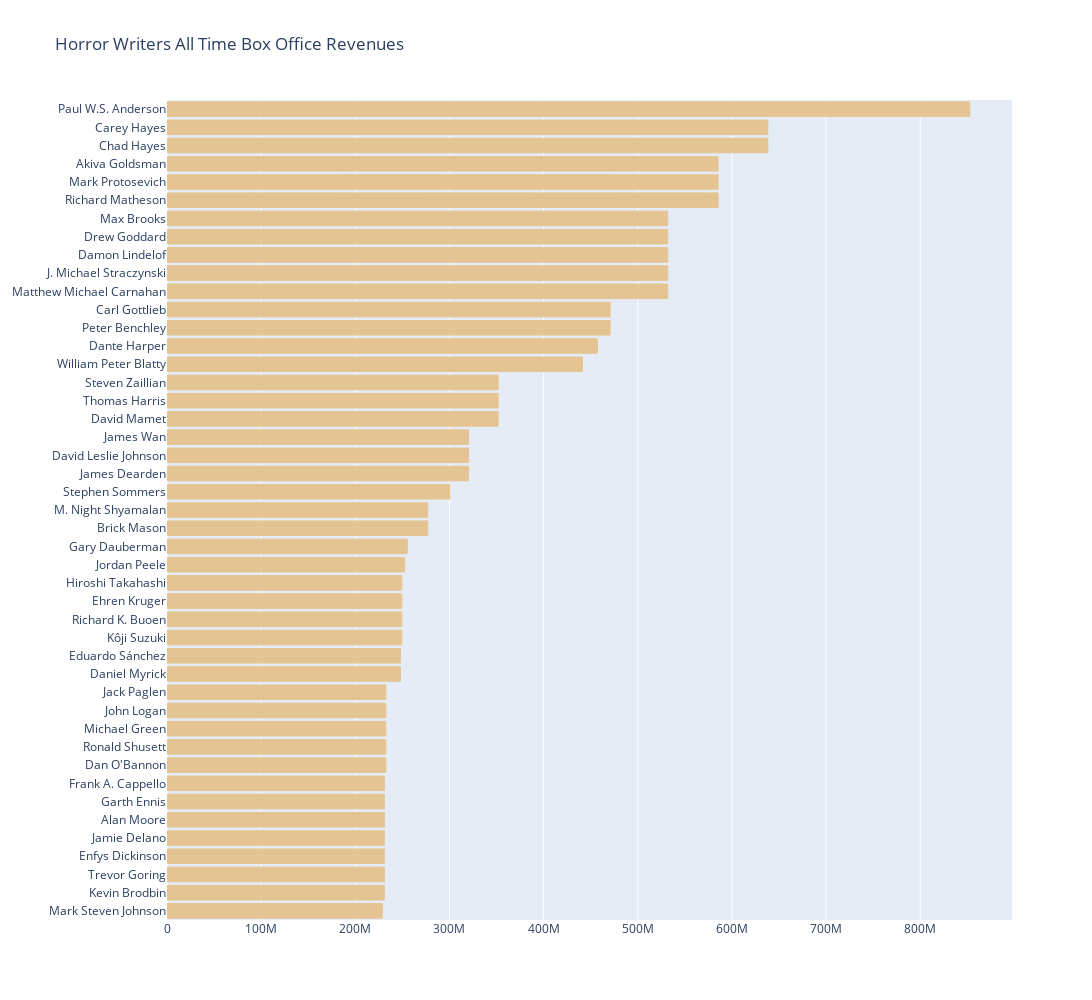

The code cell stored with this chart in its notebook:
### Code cell
### import plotly.express as px
import plotly.graph_objects as go

sns.set_theme(style="whitegrid")

# Initialize the matplotlib figure
#fig = plt.subplots(figsize=(12, 8))

# Load horror location data
top_horror_writers = horror_writers.groupby(['name','revenue']).size().reset_index(name='counts').sort_values(by = "counts", ascending = False)
top_horror_writers = top_horror_writers[['name','revenue','counts']].sort_values(by = 'revenue', ascending = False).head(50)
writer = top_horror_writers['name']
revenue = top_horror_writers['revenue']

fig = go.Figure()

fig.add_trace(go.Bar(
    y = writer,
    x = revenue,
    name = 'Writer',
    orientation='h',
    marker=dict(
        color='rgb(229, 196, 148)',
        line=dict(color='rgb(229, 196, 148)', width=1)
    )
)) 

fig.update_layout(
    title = "Horror Writers All Time Box Office Revenues",
    autosize=False,
    width=1300,
    height=1000,
    yaxis=dict(
        titlefont=dict(size=30),
    )
)

# Change the bar mode
fig.update_yaxes(
    type="category",
    categoryorder="sum ascending")
fig.update_yaxes(automargin=True)
fig.show()

### Figure 1 — Plotly figure (JSON) as saved in the notebook; plotly's stock layout.template omitted (floating-point values rounded to 4 significant figures)
{"data": [{"marker": {"color": "rgb(229, 196, 148)", "line": {"color": "rgb(229, 196, 148)", "width": 1}}, "name": "Writer", "orientation": "h", "type": "bar", "x": [585349010, 585349010, 585349010, 531865000, 531865000, 531865000, 531865000, 531865000, 470654000, 470654000, 441306145, 351692268, 351692268, 351692268, 320170008, 320170008, 320170008, 320170008, 320145693, 318000141, 318000141, 312242626, 300257475, 300228084, 276921998, 276921998, 255273813, 252434250, 249348933, 249348933, 249348933, 249348933, 248000000, 248000000, 240159255, 232380243, 232380243, 232380243, 232380243, 232380243, 232380243, 230884728, 230884728, 230884728, 230884728, 230884728, 230884728, 230884728, 228738393, 224803475], "y": ["Richard Matheson", "Mark Protosevich", "Akiva Goldsman", "Matthew Michael Carnahan", "J. Michael Straczynski", "Damon Lindelof", "Drew Goddard", "Max Brooks", "Peter Benchley", "Carl Gottlieb", "William Peter Blatty", "David Mamet", "Thomas Harris", "Steven Zaillian", "David Leslie Johnson", "James Wan", "Chad Hayes", "Carey Hayes", "James Dearden", "Chad Hayes", "Carey Hayes", "Paul W.S. Anderson", "Stephen Sommers", "Paul W.S. Anderson", "Brick Mason", "M. Night Shyamalan", "Gary Dauberman", "Jordan Peele", "Kôji Suzuki", "Richard K. Buoen", "Ehren Kruger", "Hiroshi Takahashi", "Daniel Myrick", "Eduardo Sánchez", "Paul W.S. Anderson", "Dan O'Bannon", "Ronald Shusett", "Michael Green", "John Logan", "Jack Paglen", "Dante Harper", "Kevin Brodbin", "Trevor Goring", "Enfys Dickinson", "Jamie Delano", "Alan Moore", "Garth Ennis", "Frank A. Cappello", "Mark Steven Johnson", "Dante Harper"]}], "layout": {"autosize": false, "height": 1000, "title": {"text": "Horror Writers All Time Box Office Revenues"}, "width": 1300, "xaxis": {"autorange": true, "range": [0, 897500000.0], "type": "linear"}, "yaxis": {"automargin": true, "autorange": true, "categoryorder": "sum ascending", "range": [-0.5, 44.5], "title": {"font": {"size": 30}}, "type": "category"}}}
